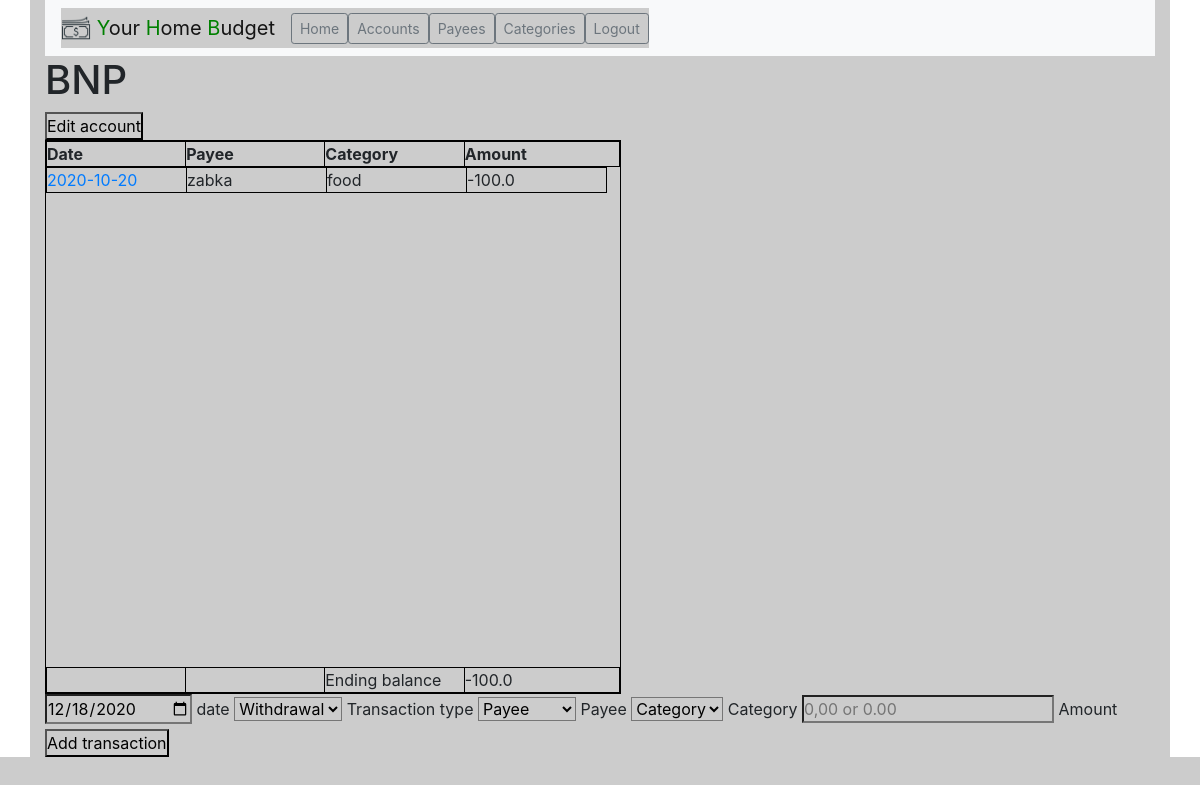
Page /account/BNP (signed in) on the earlier database version.
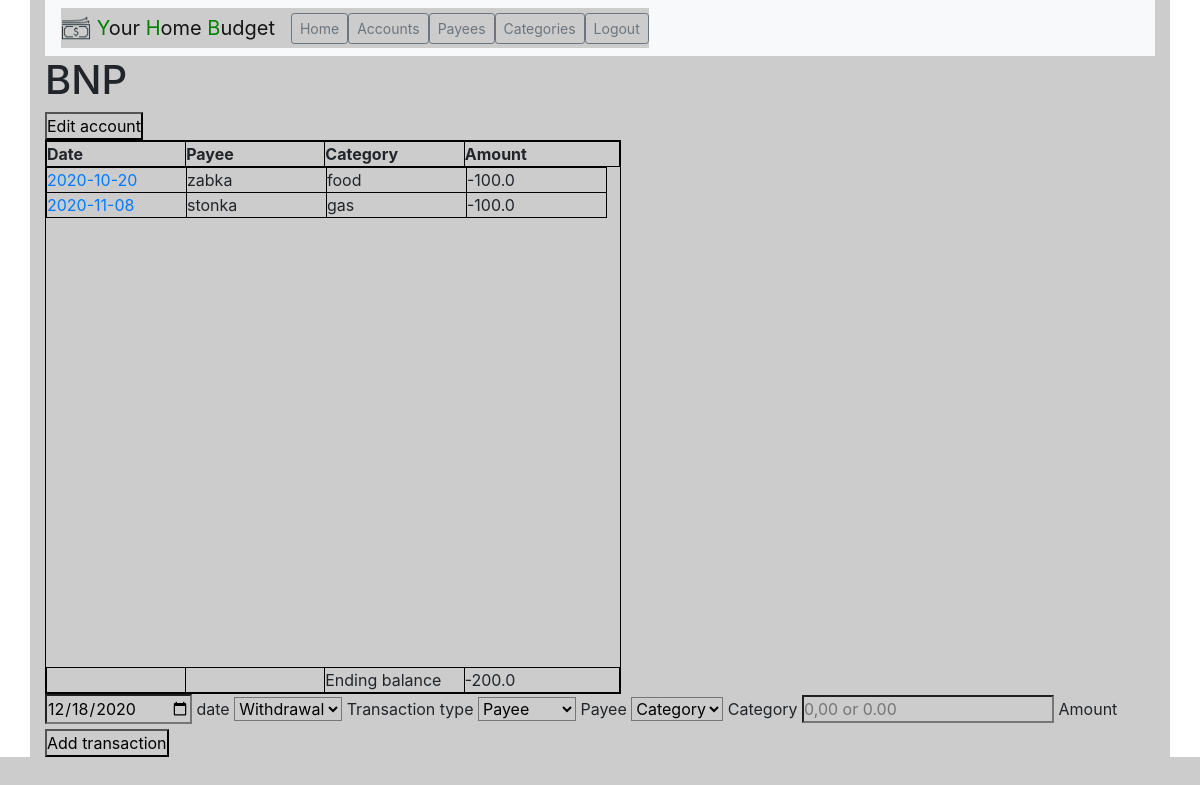
Same page on the later database version.
### tables this page shows
CREATE TABLE transactions (transaction_id INTEGER PRIMARY KEY, 
date TEXT NOT NULL, payee_id INTEGER NOT NULL, 
category_id INTEGER NOT NULL, amount REAL NOT NULL, 
user_id INTEGER NOT NULL, account_id INTEGER NOT NULL);

CREATE TABLE payee (payee_id INTEGER PRIMARY KEY, payee_name TEXT NOT NULL, user_id INTEGER NOT NULL, description TEXT);

CREATE TABLE category (category_id INTEGER PRIMARY KEY, category_name TEXT NOT NULL, user_id INTEGER NOT NULL);

### app/views.py (the view)
@app.route("/account/<account_name>")
@login_required
def account(account_name):
    user_id = session["user_id"]
    session["account_name"] = account_name
    today = datetime.now().strftime('%Y-%m-%d')
    with sql.connect("sqlite.db") as con:
        cur = con.cursor()
        cur.execute("""SELECT * FROM account WHERE user_id = ?
            AND account_name = ?""", (user_id, account_name))
        account_db = cur.fetchall()[0]
        session["account_id"] = account_db[0]
        starting_balance = account_db[3]
        payee_list_dict = payee_list_from_db(user_id, cur)
        category_list_dict = category_list_from_db(user_id, cur)
        trans_list_dict_db = transaction_list_from_db(user_id, cur,
                                                      payee_list_dict,
                                                      category_list_dict)
        trans_list_dict = trans_list_dict_db[0]
        total = trans_list_dict_db[1] + starting_balance
    con.close()
    return render_template("account.html", account_name=account_name,
        today=today, payee_list_dict=payee_list_dict, total=total,
        category_list_dict=category_list_dict,
        trans_list_dict=trans_list_dict)

### app/helpers.py (called while the page is built)
def login_required(f):
    @wraps(f)
    def decorated_function(*args, **kwargs):
        if session.get('user_id') is None:
            return redirect("/login")
        return f(*args, **kwargs)
    return decorated_function

def payee_list_from_db(user_id, cur):
    payee_list_dict = []
    cur.execute("""SELECT * FROM payee WHERE user_id = ?
        ORDER BY payee_name COLLATE NOCASE ASC""",(user_id,))
    payee_db = cur.fetchall()
    if not payee_db:
        flash("You need to add payee before", 'error')
        return redirect("/payees")
    for pay in payee_db:
        payee_dict = {}
        payee_dict["payee_id"] = pay[0]
        payee_dict["payee_name"] = pay[1]
        payee_dict["user_id"] = pay[2]
        payee_dict["description"] = pay[3]
        payee_list_dict.append(payee_dict)
    return payee_list_dict

### app/views.py (called while the page is built)
@app.after_request
def after_request(response):
    response.headers["Cache-Control"] = "no-cache, no-store, must-revalidate"
    response.headers["Expires"] = 0
    response.headers["Pragma"] = "no-cache"
    return response

@app.context_processor
def inject_dict_for_all_templates():
    return dict(href_dict=href_dict)

### app/templates/account.html (shortened to what this page needs)
{% extends "layout.html" %}
{% block main %}
    <h1>{{ account_name }}</h1>
    <form action="/edit_account/{{ account_name }}" method="GET">
        <button type="submit">Edit account</button>
    </form>
    <table>
        <thead>
            <tr>
                <th>Date</th>
                <th>Payee</th>
                <th>Category</th>
                <th>Amount</th>
            </tr>
        </thead>
        <tfoot>
            <tr>
                <td></td>
                <td></td>
                <td>Ending balance</td>
                <td>{{ total }}</td>
            </tr>
        </tfoot>
        <tbody>
            {% for tran in trans_list_dict %}
            <tr>
                <td>
                    <a href="/transaction/{{ tran['transaction_id'] }}">
                        {{ tran["date"] }}
                    </a>
                </td>
                <td>{{ tran["payee_name"] }}</td>
                <td>{{ tran["category_name"] }}</td>
                <td>{{ tran["amount"] }}</td>
            </tr>
            {% endfor %}
        </tbody>
    </table>
    <form action="/add_transaction" method="POST">
        <input name="date" type="date" value="{{ today }}" min="2000-01-01">
        <label for="date">date</label>
        <select name="transaction_type" type="number">
            <option value="-1" selected>Withdrawal</option>
        </select>
        <label for="transaction_type">Transaction type</label>
        <select name="payee" autofocus type="text">
            <option value="" disabled selected>Payee</option>
        </select>
        <label for="payee">Payee</label>
        <select name="category" type="text">
            <option value="" disabled selected>Category</option>
        </select>
        <label for="category">Category</label>
        <input autocomplete="off" placeholder="0,00 or 0.00"
            name="amount" type="text">
        <label for="amount">Amount</label>
        <button type="submit">Add transaction</button>
    </form>
{% endblock %}

Differences in the rows shown:
added transactions: date "2020-11-08", amount "-100.0"
now on this page (row unchanged): payee: payee_name "stonka"
now on this page (row unchanged): category: category_name "gas"
Other differences:
{{ total }}: "-100.0" → "-200.0"
